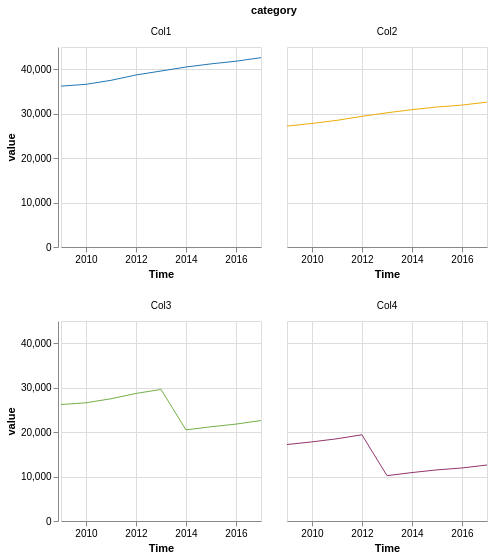

Write the Vega-Lite specification saved for this chart.
### Vega-Lite specification from a JSON file in a GitHub repository (floating-point values rounded to 4 significant figures)
{"$schema": "https://vega.github.io/schema/vega-lite/v5.json", "mode": "vega-lite", "description": "Google's stock price over time.", "data": {"values": [{"year": "2009", "category": "Col1", "value": 36200}, {"year": "2009", "category": "Col2", "value": 27200}, {"year": "2009", "category": "Col3", "value": 26200}, {"year": "2009", "category": "Col4", "value": 17200}, {"year": "2010", "category": "Col1", "value": 36600}, {"year": "2010", "category": "Col2", "value": 27800}, {"year": "2010", "category": "Col3", "value": 26600}, {"year": "2010", "category": "Col4", "value": 17800}, {"year": "2011", "category": "Col1", "value": 37500}, {"year": "2011", "category": "Col2", "value": 28500}, {"year": "2011", "category": "Col3", "value": 27500}, {"year": "2011", "category": "Col4", "value": 18500}, {"year": "2012", "category": "Col1", "value": 38700}, {"year": "2012", "category": "Col2", "value": 29400}, {"year": "2012", "category": "Col3", "value": 28700}, {"year": "2012", "category": "Col4", "value": 19400}, {"year": "2013", "category": "Col1", "value": 39600}, {"year": "2013", "category": "Col2", "value": 30200}, {"year": "2013", "category": "Col3", "value": 29600}, {"year": "2013", "category": "Col4", "value": 10200}, {"year": "2014", "category": "Col1", "value": 40500}, {"year": "2014", "category": "Col2", "value": 30900}, {"year": "2014", "category": "Col3", "value": 20500}, {"year": "2014", "category": "Col4", "value": 10900}, {"year": "2015", "category": "Col1", "value": 41200}, {"year": "2015", "category": "Col2", "value": 31500}, {"year": "2015", "category": "Col3", "value": 21200}, {"year": "2015", "category": "Col4", "value": 11500}, {"year": "2016", "category": "Col1", "value": 41803}, {"year": "2016", "category": "Col2", "value": 31931}, {"year": "2016", "category": "Col3", "value": 21803}, {"year": "2016", "category": "Col4", "value": 11931}, {"year": "2017", "category": "Col1", "value": 42600}, {"year": "2017", "category": "Col2", "value": 32600}, {"year": "2017", "category": "Col3", "value": 22600}, {"year": "2017", "category": "Col4", "value": 12600}]}, "width": 200, "height": 200, "resolve": {"axis": {"x": "independent", "y": "shared"}}, "mark": {"type": "line", "opacity": 1, "strokeWidth": 1, "interpolate": "linear", "strokeDash": 0, "tooltip": true}, "encoding": {"facet": {"field": "category", "type": "nominal", "columns": 2, "spacing": 20}, "x": {"field": "year", "type": "temporal", "axis": {"title": "Time", "orient": "bottom"}}, "y": {"type": "quantitative", "field": "value", "axis": {"title": "value", "orient": "left"}}, "color": {"field": "category", "type": "nominal", "scale": {"domain": ["Col1", "Col2", "Col3", "Col4"], "range": ["#1f77b4", "#EDAD08", "#73AF48", "#94346E"]}, "legend": null}}}
